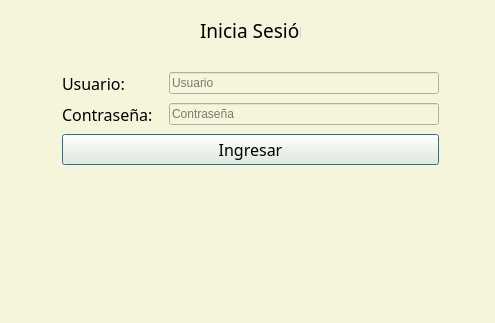
<?xml version="1.0" encoding="UTF-8"?>
<ui version="4.0">
 <class>Form</class>
 <widget class="QWidget" name="Form">
  <property name="geometry">
   <rect>
    <x>0</x>
    <y>0</y>
    <width>495</width>
    <height>323</height>
   </rect>
  </property>
  <property name="windowTitle">
   <string>Form</string>
  </property>
  <property name="styleSheet">
   <string notr="true">background-color: #f5f5dc;</string>
  </property>
  <widget class="QWidget" name="formLayoutWidget">
   <property name="geometry">
    <rect>
     <x>50</x>
     <y>60</y>
     <width>401</width>
     <height>221</height>
    </rect>
   </property>
   <layout class="QFormLayout" name="formLayout">
    <property name="horizontalSpacing">
     <number>8</number>
    </property>
    <property name="verticalSpacing">
     <number>8</number>
    </property>
    <property name="leftMargin">
     <number>12</number>
    </property>
    <property name="topMargin">
     <number>12</number>
    </property>
    <property name="rightMargin">
     <number>12</number>
    </property>
    <property name="bottomMargin">
     <number>12</number>
    </property>
    <item row="0" column="0">
     <widget class="QLabel" name="lblUser">
      <property name="font">
       <font>
        <family>Dubai</family>
        <pointsize>12</pointsize>
       </font>
      </property>
      <property name="styleSheet">
       <string notr="true">color: black;</string>
      </property>
      <property name="text">
       <string>Usuario:   </string>
      </property>
      <property name="buddy">
       <cstring>&amp;Usuario:</cstring>
      </property>
     </widget>
    </item>
    <item row="0" column="1">
     <widget class="QLineEdit" name="leUser">
      <property name="toolTip">
       <string>Introduce tu nombre de usuario</string>
      </property>
      <property name="styleSheet">
       <string notr="true">color: black;</string>
      </property>
      <property name="maxLength">
       <number>24</number>
      </property>
      <property name="echoMode">
       <enum>QLineEdit::EchoMode::Normal</enum>
      </property>
      <property name="placeholderText">
       <string>Usuario</string>
      </property>
     </widget>
    </item>
    <item row="1" column="0">
     <widget class="QLabel" name="lblContra">
      <property name="font">
       <font>
        <family>Dubai</family>
        <pointsize>12</pointsize>
       </font>
      </property>
      <property name="styleSheet">
       <string notr="true">color: black;</string>
      </property>
      <property name="text">
       <string>Contraseña:  </string>
      </property>
      <property name="buddy">
       <cstring>&amp;Contraseña:</cstring>
      </property>
     </widget>
    </item>
    <item row="1" column="1">
     <widget class="QLineEdit" name="lePass">
      <property name="toolTip">
       <string>Introduce tu contraseña</string>
      </property>
      <property name="styleSheet">
       <string notr="true">color: black;</string>
      </property>
      <property name="maxLength">
       <number>24</number>
      </property>
      <property name="echoMode">
       <enum>QLineEdit::EchoMode::Normal</enum>
      </property>
      <property name="placeholderText">
       <string>Contraseña</string>
      </property>
     </widget>
    </item>
    <item row="2" column="0" colspan="2">
     <widget class="QPushButton" name="btnLogin">
      <property name="font">
       <font>
        <family>Dubai</family>
        <pointsize>12</pointsize>
       </font>
      </property>
      <property name="styleSheet">
       <string notr="true">color: black;</string>
      </property>
      <property name="text">
       <string>Ingresar</string>
      </property>
      <property name="default">
       <bool>true</bool>
      </property>
     </widget>
    </item>
    <item row="3" column="0" colspan="2">
     <widget class="QLabel" name="lblMsg">
      <property name="text">
       <string/>
      </property>
     </widget>
    </item>
   </layout>
  </widget>
  <widget class="QLabel" name="lblLogIn">
   <property name="geometry">
    <rect>
     <x>200</x>
     <y>20</y>
     <width>101</width>
     <height>20</height>
    </rect>
   </property>
   <property name="font">
    <font>
     <family>Dubai</family>
     <pointsize>14</pointsize>
    </font>
   </property>
   <property name="styleSheet">
    <string notr="true">color: black;</string>
   </property>
   <property name="text">
    <string>Inicia Sesión</string>
   </property>
  </widget>
 </widget>
 <resources/>
 <connections/>
</ui>
